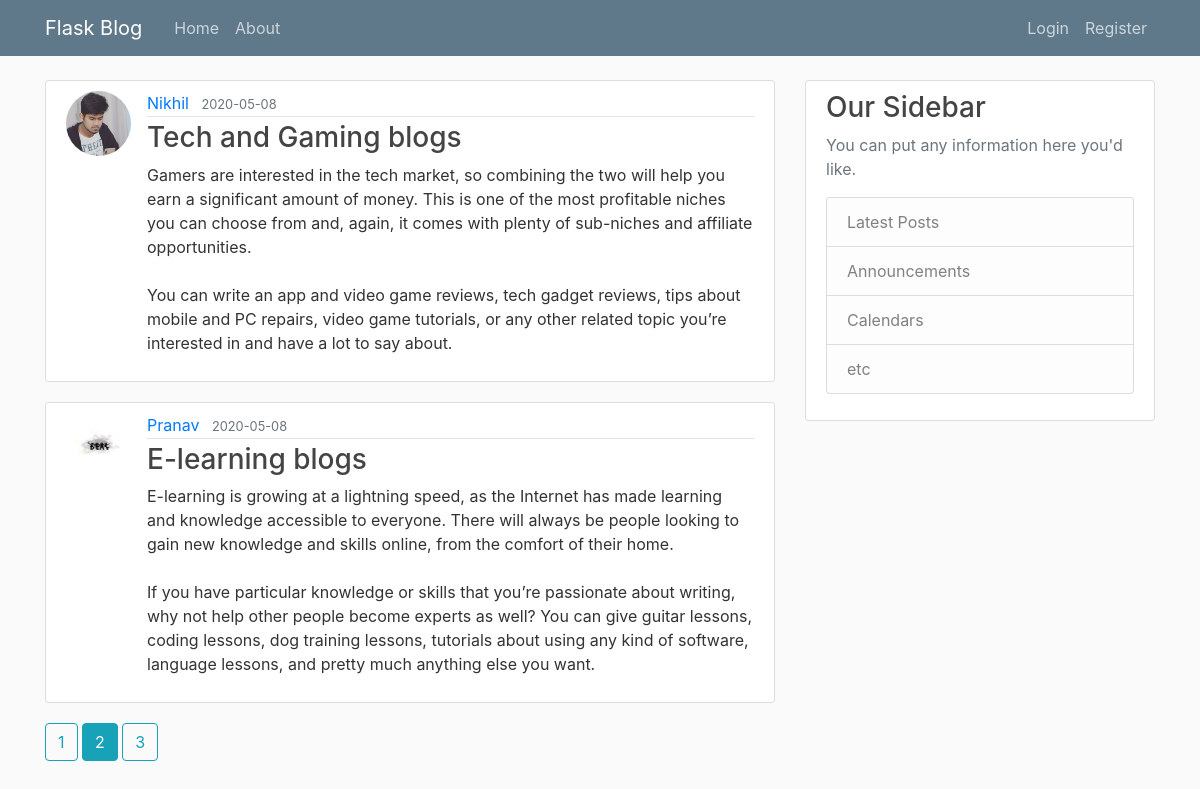
The page /home?page=2 on the database its author committed.
### flaskblog/models.py (models this page shows, shortened)
class Post(db.Model):
    id=db.Column(db.Integer,primary_key=True)
    title=db.Column(db.String(100),nullable=False)
    date_posted=db.Column(db.DateTime,nullable=False,default=datetime.utcnow)
    content=db.Column(db.Text,nullable=False)
    user_id=db.Column(db.Integer,db.ForeignKey('user.id'),nullable=False)

class User(db.Model,UserMixin):
    id=db.Column(db.Integer,primary_key=True)
    username=db.Column(db.String(20),unique=True,nullable=False)
    email=db.Column(db.String(120),unique=True,nullable=False)
    image_file=db.Column(db.String(20),nullable=False,default='default.jpg')
    password=db.Column(db.String(60),nullable=False)
    posts=db.relationship('Post',backref='author',lazy=True)

### flaskblog/main/routes.py (the view)
@main.route("/")
@main.route("/home")
def hello():
    page = request.args.get('page', 1, type=int)
    posts = Post.query.order_by(Post.date_posted.desc()).paginate(page=page,per_page=2)
    return render_template('nikhil.html',posts=posts)

### flaskblog/templates/nikhil.html
{% extends "layout.html" %}
{% block content %}
    {% for post in posts.items %}
    <article class="media content-section">
      <img class="rounded-circle article-img" src="{{ url_for('static', filename='profile/'+post.author.image_file)}}">
      <div class="media-body">
        <div class="article-metadata">
      <a class="mr-2" href="{{url_for('users.user_post',username=post.author.username)}}">{{ post.author.username}}</a>
      <small class="text-muted">{{ post.date_posted.strftime('%Y-%m-%d')}}</small>
        </div>
        <div class="first">
      <h3><a class="article-title" href="{{url_for('posts.post',post_id=post.id) }}">{{ post.title }}</a></h3>
      <p class="article-content">{{ post.content }}</p>
      </div>
      </div>
    </article>
    {% endfor %}
    {% for page_num in posts.iter_pages(left_edge=1, right_edge=1, left_current=1, right_current=2) %}
      {% if page_num %}
        {% if posts.page==page_num %}
          <a class="btn btn-info" mb-4 href="{{ url_for('main.hello', page=page_num)}}">{{page_num}}</a>
        {% else %}
          <a class="btn btn-outline-info" mb-4 href="{{ url_for('main.hello', page=page_num)}}">{{page_num}}</a>
        {% endif %}
      {% else %}
      ...
      {% endif %}
    {% endfor %}
{% endblock content %}

### flaskblog/templates/layout.html (shortened to what this page needs)
<!DOCTYPE HTML>
<html>
<head>
<link rel="stylesheet" href="https://maxcdn.bootstrapcdn.com/bootstrap/4.0.0/css/bootstrap.min.css">
<link rel="stylesheet" type="text/css" href="{{ url_for('static',filename='ui.css')}}">
</head>
<body>
  <header class="site-header">
  <nav class="navbar navbar-expand-md navbar-dark bg-steel fixed-top">
    <div class="container">
      <a class="navbar-brand mr-4" href="/">Flask Blog</a>
      <div class="collapse navbar-collapse" id="navbarToggle">
        <div class="navbar-nav mr-auto">
          <a class="nav-item nav-link" href="{{url_for('main.hello')}}">Home</a>
          <a class="nav-item nav-link" href="{{url_for('main.about')}}">About</a>
        </div>
        <div class="navbar-nav">
          {% if current_user.is_authenticated %}
          <a class="nav-item nav-link" href="{{url_for('posts.new_post')}}">New Post</a>
          <a class="nav-item nav-link" href="{{url_for('users.account')}}">Account</a>
          <a class="nav-item nav-link" href="/logout">Logout</a>
          {% else %}
          <a class="nav-item nav-link" href="/login">Login</a>
          <a class="nav-item nav-link" href="/register">Register</a>
          {% endif %}
        </div>
      </div>
    </div>
  </nav>
</header>
  <main role="main" class="container">
    <div class="row">
      <div class="col-md-8">
      {% block content %}{% endblock %}
    </div>
    <div class="col-md-4">
      <div class="content-section">
        <h3>Our Sidebar</h3>
        <p class='text-muted'>You can put any information here you'd like.
          <ul class="list-group">
            <li class="list-group-item list-group-item-light">Latest Posts</li>
            <li class="list-group-item list-group-item-light">Announcements</li>
            <li class="list-group-item list-group-item-light">Calendars</li>
            <li class="list-group-item list-group-item-light">etc</li>
          </ul>
        </p>
      </div>
    </div>
    </div>
</main>
</body>
</html>

### flaskblog/static/ui.css (style rules this page uses)
body { background: #fafafa; color: #333333; margin-top: 5rem; }
h1, h2, h3, h4, h5, h6 { color: #444444; }
.bg-steel { background-color: #5f788a; }
.site-header .navbar-nav .nav-link { color: #cbd5db; }
.content-section { background: #ffffff; padding: 10px 20px; border: 1px solid #dddddd; border-radius: 3px; margin-bottom: 20px; }
.first { float:left; }
.article-title { margin-top: 5px; color: #444444; }
.article-content { white-space: pre-line; }
.article-img { height: 65px; width: 65px; margin-right: 16px; }
.article-metadata { padding-bottom: 1px; margin-bottom: 4px; border-bottom: 1px solid #e3e3e3 }

### rows shown on the page
Post: image_file (placeholder picture), author.username "Nikhil", date_posted "2020-05-08", title "Tech and Gaming blogs", content "Gamers are interested in the tech market, so combining the two will help you earn a significant amount of money. This is one of the most profitable niches you can choose from and, again, it comes with plenty of sub-niches and affiliate opportunities. You can write an app and video game reviews, tech gadget reviews, tips about mobile and PC repairs, video game tutorials, or any other related topic you’re interested in and have a lot to say about."
Post: image_file (picture), author.username "Pranav", date_posted "2020-05-08", title "E-learning blogs", content "E-learning is growing at a lightning speed, as the Internet has made learning and knowledge accessible to everyone. There will always be people looking to gain new knowledge and skills online, from the comfort of their home. If you have particular knowledge or skills that you’re passionate about writing, why not help other people become experts as well? You can give guitar lessons, coding lessons, dog training lessons, tutorials about using any kind of software, language lessons, and pretty much anything else you want."

### other values the page prints
{{ page_num }} "1" "3"
{{ page_num }} "2"
